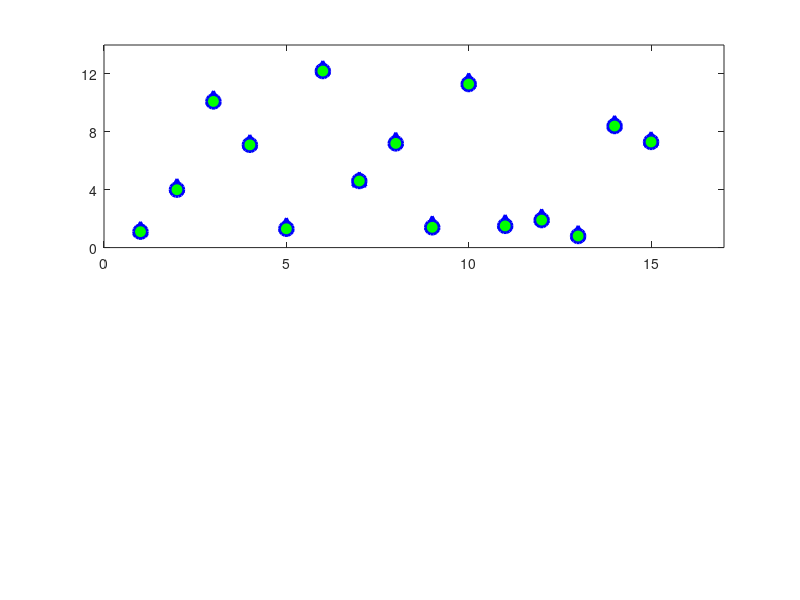

The MATLAB script that drew this image: (Note: this script raises an error after producing the figure.)


TT_new = [1.3 4.264 10.344 7.304 1.560 12.416 4.724 7.464 1.688 11.560 1.776 2.168 1.024 8.624 7.504];
TT_luxi = [1.1 4.0 10.1 7.1 1.3 12.2 4.6 7.2 1.4 11.3 1.5 1.9 0.8 8.4 7.3];

t = 1:15;
subplot(211)
plot(t,TT_new,'^',...
     'LineWidth',2,...
    'MarkerSize',10,... 
     'MarkerEdgeColor','b',...
      'MarkerFaceColor','r');
hold on
  
  plot(t,TT_luxi,'o',...       
    'LineWidth',2,...              % Marker Line Width
    'MarkerSize',10,...            % Marker Size
    'MarkerEdgeColor','b',...      % Marker Edge Color
    'MarkerFaceColor','g');        % Marker face color 

hold off


xlim([0 17])                % X-Axis Limit 
ylim([0 14])              % Y-Axis Limit
xticks(0:5:15);     % Increment Limit in the X-Axis
yticks(0:4:13);         % Increment Limit in the Y-Axis


% properties of XTickLabel
 ax=gca;
 a = get(gca,'XTickLabel');
 ax.Color = 'w'; % Backgroud color 
 ax.FontName = 'Times New Roman'; %Front of the XTickLabel
 ax.FontWeight='bold';  % Front type of the XTickLabel
 ax.FontSize=12;         % Front size of the XTickLabel
 ax.FontAngle='normal';  % front type, Can be 'italic'
 ax.TickDir='in';        % line tik , can be 'out';'both'

  %%
% properties of YTickLabel
 ax=gca;
 a = get(gca,'YTickLabel');
 ax.Color = 'w'; % Backgroud color 
 ax.FontName = 'Times New Roman';%Front of the YTickLabel
 ax.FontWeight='bold';% Front type of the YTickLabel
 ax.FontSize=12;% Front size of the YTickLabel
 ax.FontAngle='normal';% front type, Can be 'italic'
 ax.TickDir='in'; % line tik , can be 'out';'both'

%%
% Properties of X-Label
xlab=xlabel('TT Traffic Flow'); % Text Title of the X-Label
xlab.FontSize=12;                      % Text Front Size of the X-Label
xlab.FontName=('Times New Roman');     % Text Type of front for X-Label
xlab.FontWeight='bold';                % Text Type of front, can be 'normal'
xlab.Color=('k');                      % Text color of the X-Label
ax.XAxis.LineWidth = 1.5;                % Width of the X-Axis Line Bar
ax.XAxis.Color = 'k';                  % Color of the X-Axis Line Bar

%%
% Properties of Y-Label
ylab=ylabel('WCDs(ms)'); % Text Title of the Y-Label
ylab.FontSize=12;                         % Text Front Size of the Y-Label
ylab.FontName=('Times New Roman');        % Text Type of front for Y-Label
ylab.FontWeight='bold';                   % Text Type of front, can be 'normal'
ylab.Color=('k');                         % Text color of the Y-Label
ax.YAxis.LineWidth = 1.5;                 % Width of the Y-Axis Line Bar
ax.YAxis.Color = 'k';     
%%
%%
% properties of the Legend
h=legend('\boldmath $ Standard $ \boldmath $ Switch $','\boldmath $ TSN $ \boldmath $ Switch $'); % Legend name inside the box
%h = legend('\boldmath$\bar{\delta}$');
set(h, 'Interpreter', 'latex','FontName','Time New Roman');
 h.FontSize = 12;              % Text Frontsize of the legend
 %h.FontName='Time New Roman'; % Text Frontname of the legend
% h.TextColor='k';              % Text color in the legend
% h.Location='East';    % Position of the Legend
% h.FontWeight='bold';          % Text Legend front
% h.EdgeColor='k';              % Legend box color
% h.LineWidth =1.5;             % Width of the box outline
% h.Orientation='vertical';     % Oriention of the legend 'horizontal'
% h.Box='on'; % Legend box 'boxoff'
% lgd.Title.FontSize = 14; % Text Front size of the legend title
% lgd.Title.String='My Legend Title'; % Title of the Legend
% lgd.Numcilumns=2;  % Number of coloumns for the legend

%%
%%



clc;
clear all
AVB_TSN = 5+[5.04 4.56 5.60 2.00 3.20 1.52 4.48 .96 .88 4.40 2.08 .32 .320 .3 1.12 14.96 .32 3.76 9.28 .64 3.04 .64 3.84 1.44 3.92 1.28 .80 9.92 .32 .72 5.44 4.56 1.28 1.36];
AVB_NP = 15+[50.4 45.6 56.0 20.0 32.0 15.2 44.8 9.6 8.8 44.0 20.8 3.2 32.0 3 11.2 149.6 3.2 37.6 92.8 6.4 30.4 6.4 38.4 14.4 39.2 12.8 8.0 99.2 3.2 7.2 54.4 45.6 12.8 13.6]*.1;
AVB_P = 10+[50.4 45.6 56.0 20.0 32.0 15.2 44.8 9.6 8.8 44.0 20.8 3.2 32.0 3 11.2 149.6 3.2 37.6 92.8 6.4 30.4 6.4 38.4 14.4 39.2 12.8 8.0 99.2 3.2 7.2 54.4 45.6 12.8 13.6]*0.1;
t = 1:34;
subplot(212)
plot(t,AVB_TSN,'^',...
     'LineWidth',2,...
    'MarkerSize',8,... 
     'MarkerEdgeColor','b',...
      'MarkerFaceColor','r');
hold on
  
  plot(t,AVB_NP,'o',...       
    'LineWidth',2,...              % Marker Line Width
    'MarkerSize',8,...            % Marker Size
    'MarkerEdgeColor','b',...      % Marker Edge Color
    'MarkerFaceColor','g');        % Marker face color 

hold on
  
  plot(t,AVB_P,'*',...       
    'LineWidth',2,...              % Marker Line Width
    'MarkerSize',8,...            % Marker Size
    'MarkerEdgeColor','b',...      % Marker Edge Color
    'MarkerFaceColor','g');        % Marker face color 
hold off


xlim([0 36])                % X-Axis Limit 
ylim([0 37])              % Y-Axis Limit
xticks(0:5:35);     % Increment Limit in the X-Axis
yticks(0:9:37);         % Increment Limit in the Y-Axis


% properties of XTickLabel
 ax=gca;
 a = get(gca,'XTickLabel');
 ax.Color = 'w'; % Backgroud color 
 ax.FontName = 'Times New Roman'; %Front of the XTickLabel
 ax.FontWeight='bold';  % Front type of the XTickLabel
 ax.FontSize=12;         % Front size of the XTickLabel
 ax.FontAngle='normal';  % front type, Can be 'italic'
 ax.TickDir='in';        % line tik , can be 'out';'both'

  %%
% properties of YTickLabel
 ax=gca;
 a = get(gca,'YTickLabel');
 ax.Color = 'w'; % Backgroud color 
 ax.FontName = 'Times New Roman';%Front of the YTickLabel
 ax.FontWeight='bold';% Front type of the YTickLabel
 ax.FontSize=12;% Front size of the YTickLabel
 ax.FontAngle='normal';% front type, Can be 'italic'
 ax.TickDir='in'; % line tik , can be 'out';'both'

%%
% Properties of X-Label
xlab=xlabel('AVB Traffic Flow'); % Text Title of the X-Label
xlab.FontSize=12;                      % Text Front Size of the X-Label
xlab.FontName=('Times New Roman');     % Text Type of front for X-Label
xlab.FontWeight='bold';                % Text Type of front, can be 'normal'
xlab.Color=('k');                      % Text color of the X-Label
ax.XAxis.LineWidth = 1.5;                % Width of the X-Axis Line Bar
ax.XAxis.Color = 'k';                  % Color of the X-Axis Line Bar

%%
% Properties of Y-Label
ylab=ylabel('WCDs(ms)'); % Text Title of the Y-Label
ylab.FontSize=12;                         % Text Front Size of the Y-Label
ylab.FontName=('Times New Roman');        % Text Type of front for Y-Label
ylab.FontWeight='bold';                   % Text Type of front, can be 'normal'
ylab.Color=('k');                         % Text color of the Y-Label
ax.YAxis.LineWidth = 1.5;                 % Width of the Y-Axis Line Bar
ax.YAxis.Color = 'k';     
%%
%%
% properties of the Legend
h=legend('\boldmath $ TSN $ \boldmath $ Switch $','\boldmath $ Nonpreemption $ \boldmath $ SS $','\boldmath $ Preemption $ \boldmath $ SS $'); % Legend name inside the box
%h = legend('\boldmath$\bar{\delta}$');
set(h, 'Interpreter', 'latex','FontName','Time New Roman');
 h.FontSize = 12;              % Text Frontsize of the legend
 %h.FontName='Time New Roman'; % Text Frontname of the legend
% h.TextColor='k';              % Text color in the legend
% h.Location='East';    % Position of the Legend
% h.FontWeight='bold';          % Text Legend front
% h.EdgeColor='k';              % Legend box color
% h.LineWidth =1.5;             % Width of the box outline
% h.Orientation='vertical';     % Oriention of the legend 'horizontal'
% h.Box='on'; % Legend box 'boxoff'
% lgd.Title.FontSize = 14; % Text Front size of the legend title
% lgd.Title.String='My Legend Title'; % Title of the Legend
% lgd.Numcilumns=2;  % Number of coloumns for the legend


